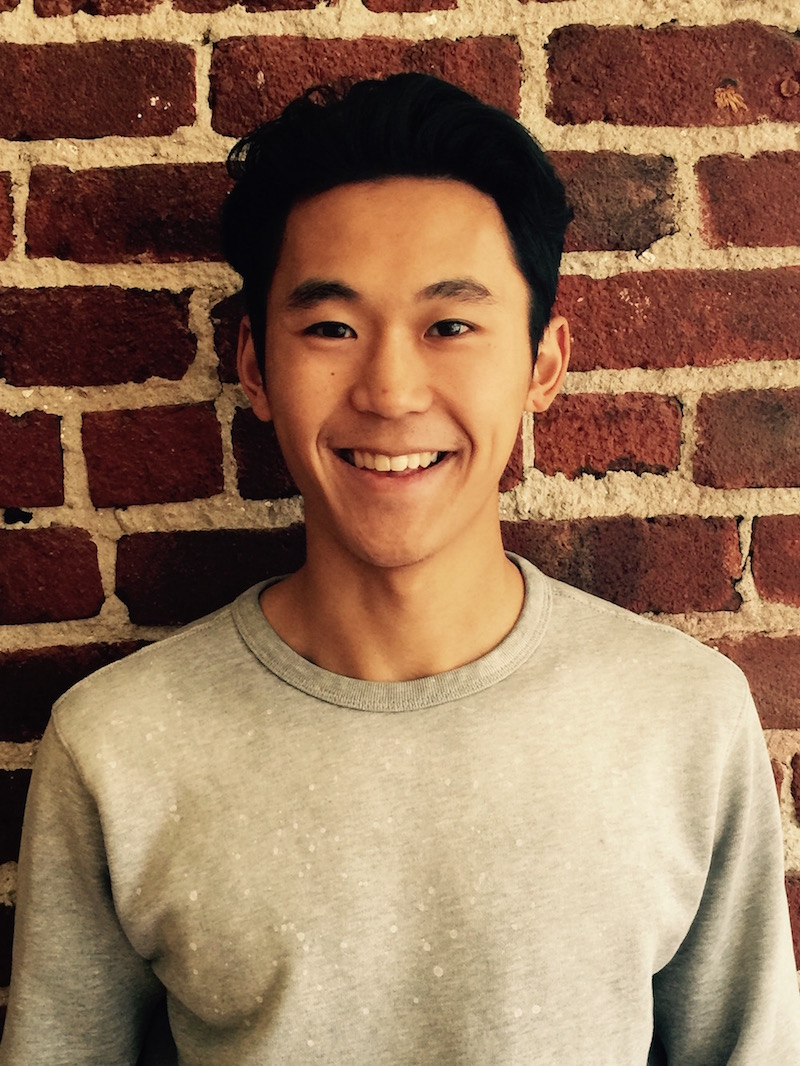
#> input picture Dropbox/Programming/GiphyMe/src/profile.jpg, 800 x 1066 px, found by its file name
$ python Image.py
#> lines starting #> are read from the running program, lines starting #| are printed output that depends on the picture
import sys
from PIL import Image, ImageDraw


im = Image.open('/Users/mattw/Dropbox/Programming/GiphyMe/src/profile.jpg')
#> im is the input picture: PIL image 800x1066 RGB; mean R, G, B 148, 114.7, 88.7

draw = ImageDraw.Draw(im)
draw.line((0,0) + im.size, fill=128)
# draw.line((0, im.size[1], im.size[0],0), fill=128)
draw.ellipse(((10,10),(30,30)), fill=128)
im.save("test_point_1.jpg")
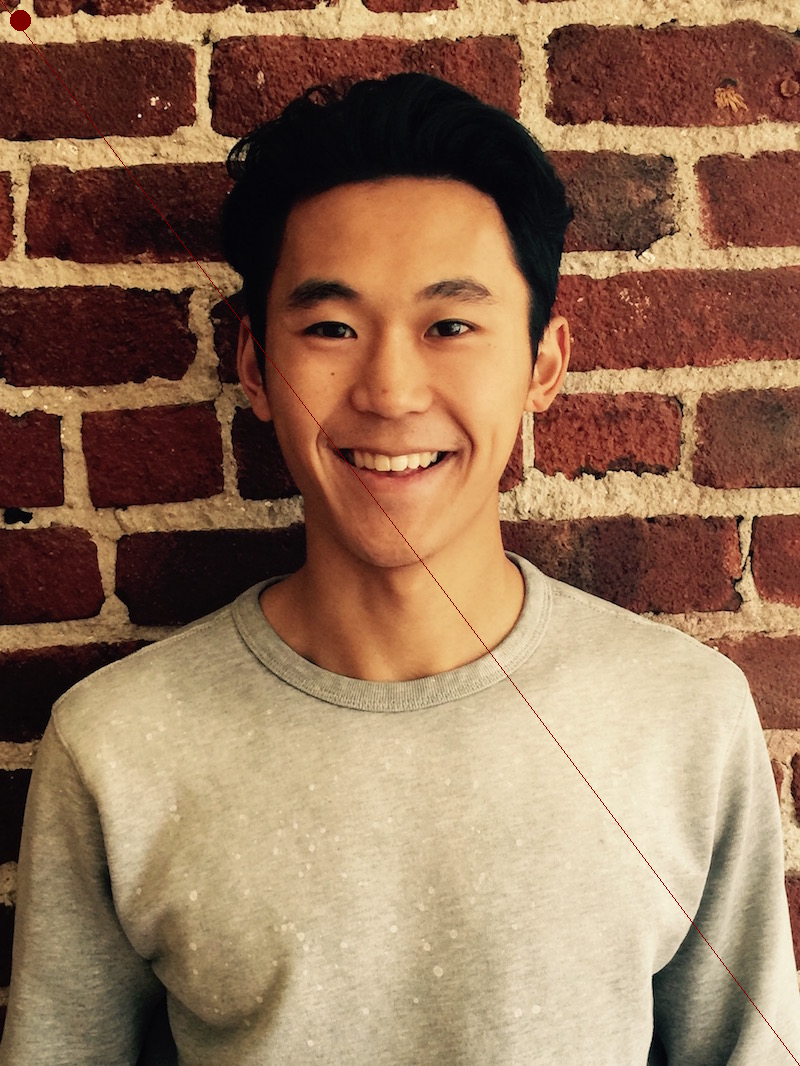
#> saved as test_point_1.jpg: PIL image 800x1066 RGB; mean R, G, B 147.9, 114.5, 88.5


im.save(sys.stdout, "PNG")

$ run again, with Dropbox/Programming/GiphyMe/src/IMG_2447.JPG copied over Dropbox/Programming/GiphyMe/src/profile.jpg
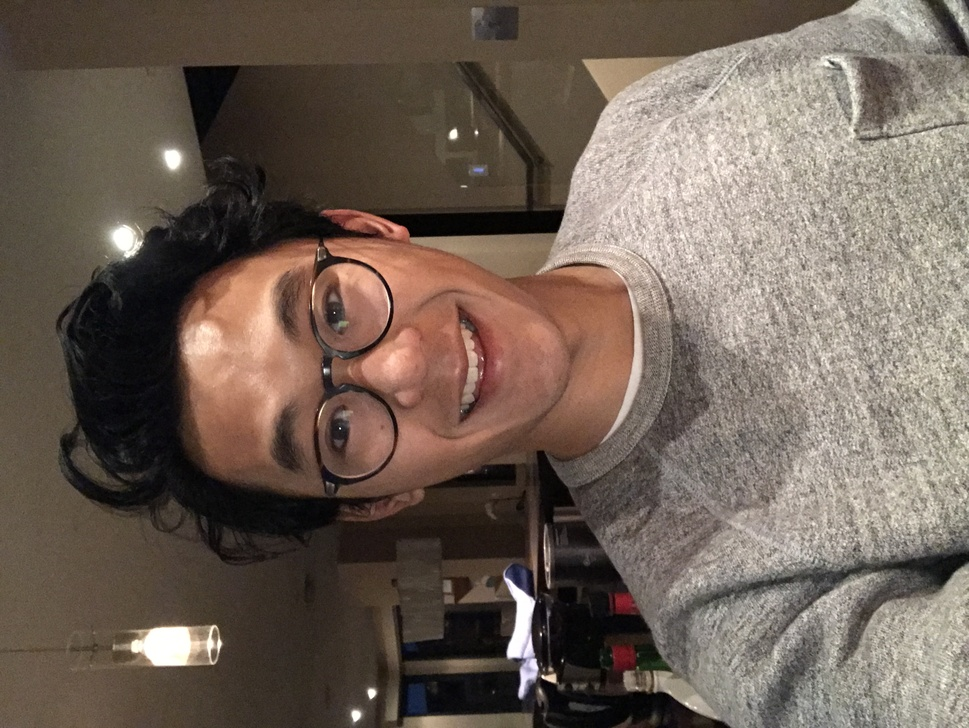
#> input picture Dropbox/Programming/GiphyMe/src/IMG_2447.JPG, 969 x 728 px, shrunk from 3088 x 2320 before the run, found by its file name
#> im is the input picture: PIL image 969x728 RGB; mean R, G, B 112.4, 98.3, 87.5
#> `im.save("test_point_1.jpg")`:
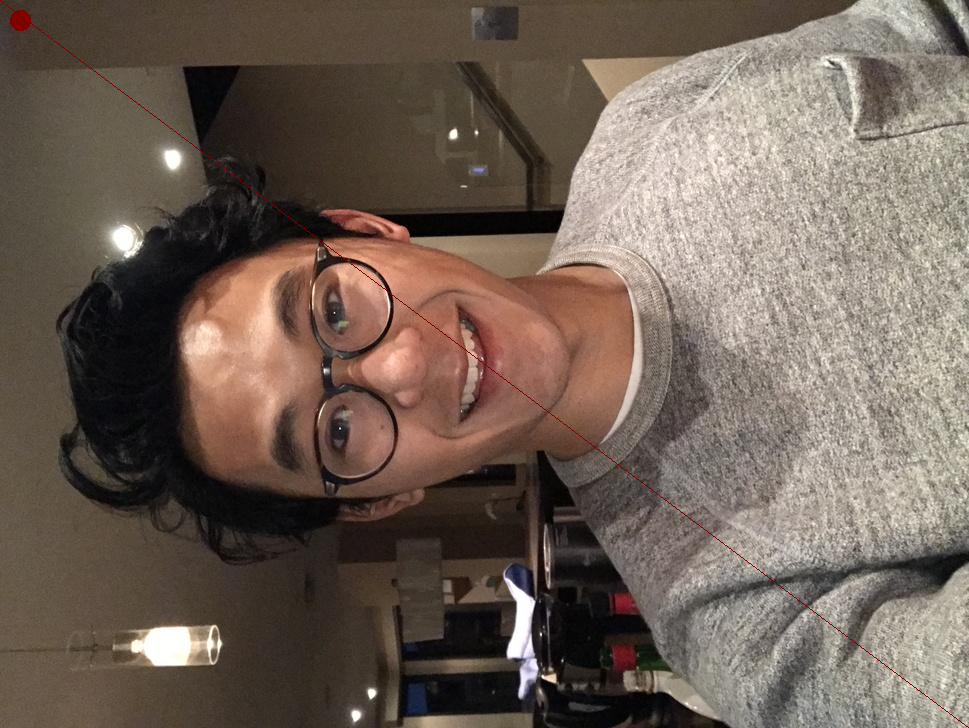
#> saved as test_point_1.jpg: PIL image 969x728 RGB; mean R, G, B 112.5, 98.1, 87.4

$ run again, with Dropbox/Programming/GiphyMe/src/oprah.jpg copied over Dropbox/Programming/GiphyMe/src/profile.jpg
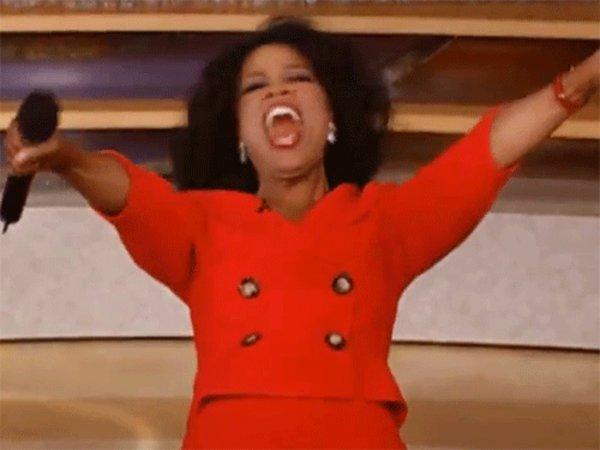
#> input picture Dropbox/Programming/GiphyMe/src/oprah.jpg, 600 x 450 px, found by its file name
#> im is the input picture: PIL image 600x450 RGB; mean R, G, B 150.3, 77.6, 55.4
#> `im.save("test_point_1.jpg")`:
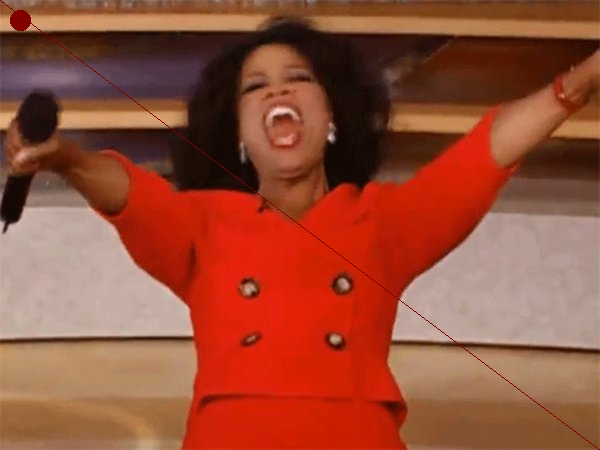
#> saved as test_point_1.jpg: PIL image 600x450 RGB; mean R, G, B 150.2, 77.2, 55.2
